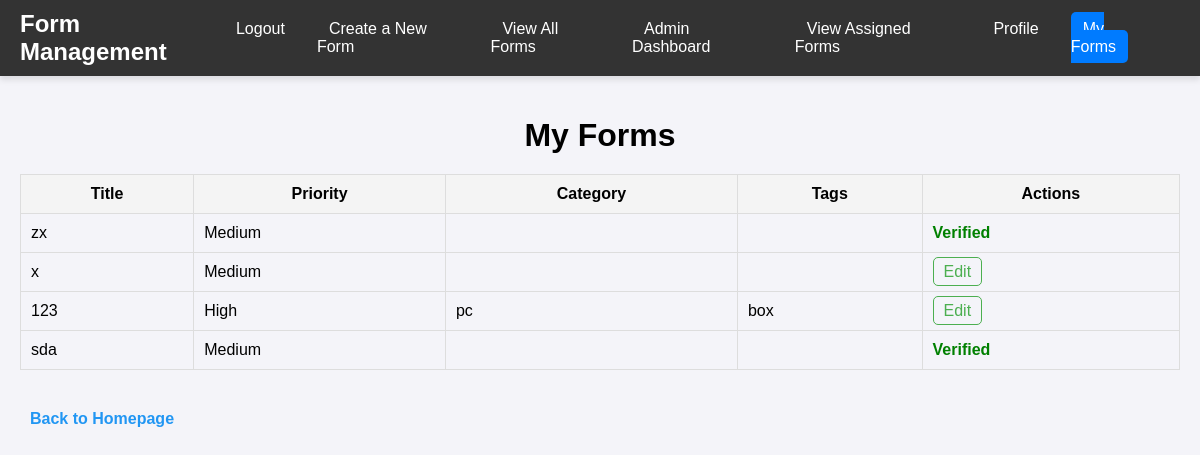
Before: /my-forms/ (signed in) with the older database file.
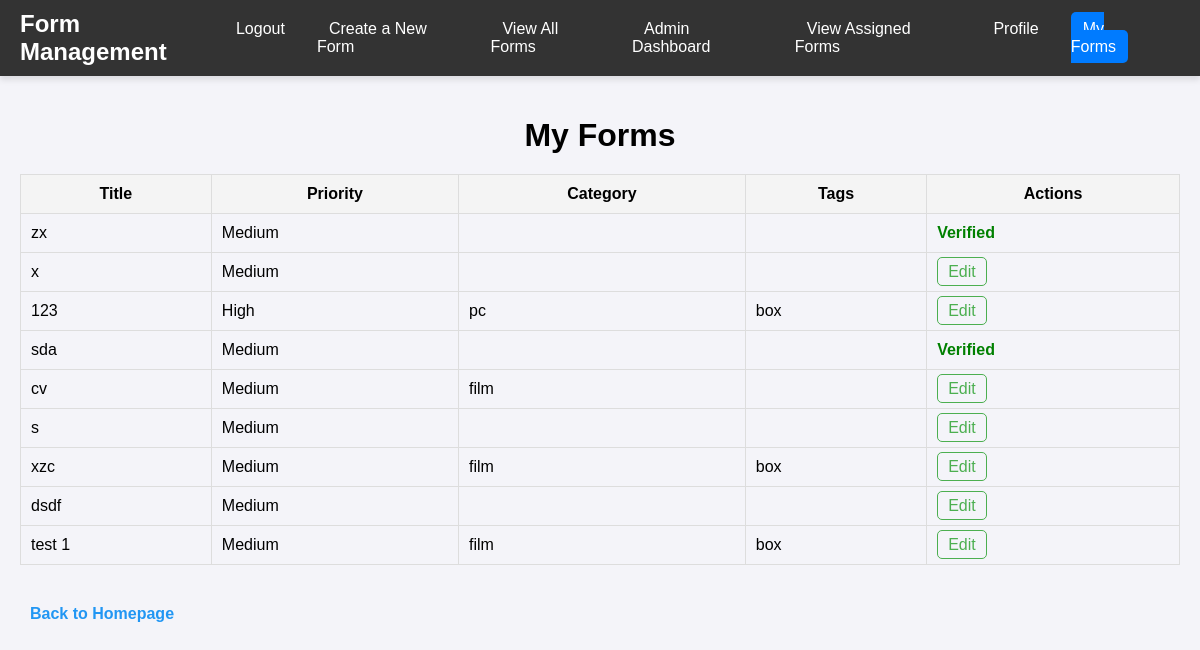
After: the same page with the newer database file.
### app/models.py (models this page shows, shortened)
class Form(models.Model):
    title = models.CharField(max_length=255)
    sender_signature = models.CharField(max_length=255)
    receiver = models.CharField(max_length=255)
    receiver_signature = models.CharField(max_length=255, blank=True)
    content = models.TextField()
    tags = models.ManyToManyField(Tag, related_name="forms", blank=True)
    category = models.ForeignKey(Category, on_delete=models.CASCADE, related_name="forms", null=True)
    users = models.ManyToManyField('app.CustomUser', blank=True)  # view-only users section
    sender_name = models.CharField(max_length=255)
    prioritize = models.BooleanField(default=False)
    priority = models.CharField(max_length=100, choices=[('High', 'High'), ('Medium', 'Medium'), ('Low', 'Low')], default='Medium')
    assigned_managers = models.ManyToManyField(CustomUser, related_name="assigned_forms", blank=True, limit_choices_to={'role': 'manager'})
    assigned_admins = models.ManyToManyField(CustomUser, related_name="assigned_admin_forms", blank=True, limit_choices_to={'role': 'admin'})
    assigned_users = models.ManyToManyField(
        CustomUser,
        related_name="viewable_forms",
        blank=True,
        limit_choices_to={'role': 'user'}
    )
    allowed_managers = models.ManyToManyField(CustomUser, related_name='allowed_forms', blank=True)  # Add this line
    sender = models.CharField(max_length=100)
    verified = models.BooleanField(default=False)
    verified_by = models.ForeignKey(CustomUser, null=True, on_delete=models.SET_NULL, related_name='verified_forms', blank=True)
    verified_at = models.DateTimeField(null=True, blank=True)
    last_modified = models.DateTimeField(auto_now=True)
    class Meta:
        verbose_name = 'Form'
        verbose_name_plural = 'Forms'

class Category(models.Model):
    name = models.CharField(max_length=50, unique=True)
    class Meta:
        verbose_name = 'Category'
        verbose_name_plural = 'Categories'

class Tag(models.Model):
    name = models.CharField(max_length=50, unique=True)
    class Meta:
        verbose_name = 'Tag'
        verbose_name_plural = 'Tags'

### app/views.py (the view)
# urls.py: path('my-forms/', views.my_forms, name='my_forms'),  # Define the 'my_forms' route
@login_required
def my_forms(request):
    user = request.user
    forms = Form.objects.filter(
        Q(sender=user) | Q(assigned_managers=user)
    ).select_related('category').prefetch_related('tags')
    return render(request, 'form/my_forms.html', {'forms': forms})

### app/models.py (called while the page is built)
    def __str__(self):
        return self.username

### app/templates/form/my_forms.html (shortened to what this page needs)
{% extends "base.html" %}
{% block content %}
    <div class="container" style="max-width: 1200px; margin: 0 auto; padding: 20px;">
        <h1 style="text-align: center; margin-bottom: 20px;">My Forms</h1>
        {% if forms %}
            <table style="width: 100%; border-collapse: collapse; margin-top: 20px;">
                <thead style="background-color: #f4f4f4;">
                    <tr>
                        <th style="padding: 10px; border: 1px solid #ddd;">Title</th>
                        <th style="padding: 10px; border: 1px solid #ddd;">Priority</th>
                        <th style="padding: 10px; border: 1px solid #ddd;">Category</th>
                        <th style="padding: 10px; border: 1px solid #ddd;">Tags</th>
                        <th style="padding: 10px; border: 1px solid #ddd;">Actions</th>
                    </tr>
                </thead>
                <tbody>
                    {% for form in forms %}
                        <tr>
                            <td style="padding: 10px; border: 1px solid #ddd;">{{ form.title }}</td>
                            <td style="padding: 10px; border: 1px solid #ddd;">{{ form.priority }}</td>
                            <td style="padding: 10px; border: 1px solid #ddd;">{{ form.category.name }}</td>
                            <td style="padding: 10px; border: 1px solid #ddd;">
                                {% for tag in form.tags.all %}
                                    {{ tag.name }}{% if not forloop.last %}, {% endif %}
                                {% endfor %}
                            </td>
                            <td style="padding: 10px; border: 1px solid #ddd;">
                                {% if not form.verified %}
                                    <a href="{% url 'edit_form' form.id %}" style="color: #4CAF50; text-decoration: none; padding: 5px 10px; border: 1px solid #4CAF50; border-radius: 5px;">Edit</a>
                                {% else %}
                                    <span style="color: green; font-weight: bold;">Verified</span>
                                {% endif %}
                            </td>
                        </tr>
                    {% endfor %}
                </tbody>
            </table>
        {% else %}
            <p style="margin-top: 20px; font-size: 16px;">You haven't sent any forms yet.</p>
        {% endif %}
        <a href="{% url 'homepage' %}" style="display: block; margin-top: 30px; color: #2196F3; text-decoration: none; font-weight: bold; padding: 10px;">Back to Homepage</a>
    </div>
{% endblock %}

Changed rows visible on the page:
added Form: title "cv", priority "Medium", category.name "film", verified "Edit"
added Form: title "s", priority "Medium", verified "Edit"
added Form: title "xzc", priority "Medium", category.name "film", verified "Edit", Tag (name "box")
added Form: title "dsdf", priority "Medium", verified "Edit"
added Form: title "test 1", priority "Medium", category.name "film", verified "Edit", Tag (name "box")
